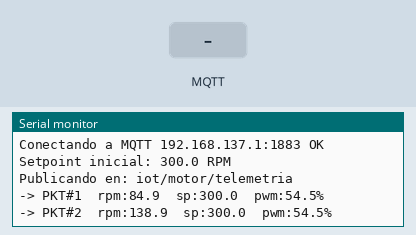
Bench run of a program on a simulated ESP32. Shown: the last lines printed to the serial monitor. Inputs (shaded band) come from the test bench. WiFi joins after 1.5 s; servers stay silent unless stated; random numbers use the default seed unless the program sets one; no MQTT or app messages arrive unless stated.

Above: at 2.7 s.
2.8 s: MQTT message "5" arrives on the first subscribed topic
At 2.99 s:
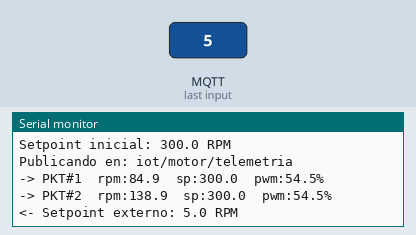
4.3 s: MQTT message "90" arrives on the first subscribed topic
At 5.0 s:
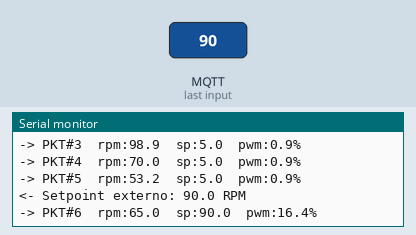
Timing chart, 0 to 7.3 s (numbered marks = the images above; inputs shaded):
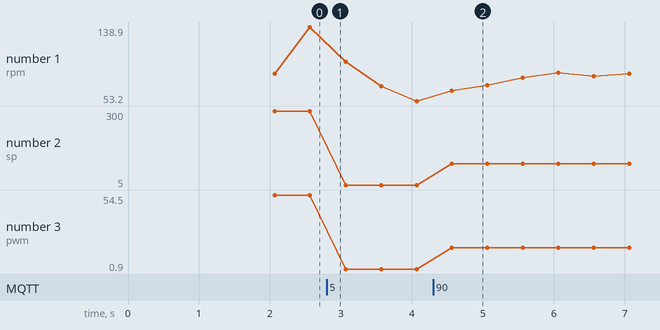

The program:

main.cpp
```cpp
// =============================================================================
// simulador_motor.cpp — Simula datos del motor DC y los publica por MQTT
// Universidad Panamericana · IoT · Semana 2
//
// Este código simula un motor DC con controlador PID para que puedan
// configurar el pipeline completo (MQTT → InfluxDB → Grafana) ANTES
// de conectar el hardware real.
//
// Qué simula:
//   - RPM que responden a un setpoint con dinámica de primer orden (tau = 1.5s)
//   - Ruido de sensor Hall realista
//   - Cambios automáticos de setpoint cada 15 segundos
//   - Publicación por MQTT en formato JSON cada 500ms
//
// ANTES DE FLASHEAR: cambiar WIFI_SSID, WIFI_PASSWORD y MQTT_BROKER
// =============================================================================

#include <Arduino.h>
#include <WiFi.h>
#include <PubSubClient.h>
#include <ArduinoJson.h>

// ── Credenciales WiFi ─────────────────────────────────────────────────────────
const char* WIFI_SSID     = "LaptopEdu";      // <-- CAMBIAR
const char* WIFI_PASSWORD = "G65n72R98a02E05";   // <-- CAMBIAR

// ── Dirección del broker MQTT ─────────────────────────────────────────────────
// IP de la laptop que corre Docker
// Windows: ipconfig | Mac/Linux: ifconfig
const char* MQTT_BROKER = "192.168.137.1";   // <-- CAMBIAR
const int   MQTT_PORT   = 1883;

// ── Topics MQTT ───────────────────────────────────────────────────────────────
const char* TOPIC_TELEMETRIA = "iot/motor/telemetria";
const char* TOPIC_SETPOINT   = "iot/motor/setpoint";
const char* TOPIC_HEARTBEAT  = "iot/sistema/heartbeat";

// ── Parámetros de la simulación ───────────────────────────────────────────────
#define TAU_MOTOR_S      1.5f   // Constante de tiempo (segundos)
#define GANANCIA_MOTOR   5.5f   // RPM por porcentaje de PWM
#define RUIDO_RPM        3.0f   // Ruido del sensor Hall (RPM)
#define INTERVALO_PUB_MS 500    // Publicar cada 500 ms

// ── Secuencia automática de setpoints ────────────────────────────────────────
const float SETPOINTS[]             = {200.0, 400.0, 600.0, 300.0, 500.0, 100.0};
const int   N_SETPOINTS             = sizeof(SETPOINTS) / sizeof(SETPOINTS[0]);
const uint32_t DURACION_SETPOINT_MS = 15000;   // Cambiar cada 15 s

// ── Variables de estado ───────────────────────────────────────────────────────
float    rpmActual   = 0.0f;
float    setpoint    = 300.0f;
float    pwmActual   = 0.0f;
int      idxSetpoint = 0;
uint32_t tUltimoCambio        = 0;
uint32_t tUltimaPublicacion   = 0;
uint32_t tInicio              = 0;
uint32_t contadorPaquetes     = 0;

WiFiClient   wifiClient;
PubSubClient mqttClient(wifiClient);

// ── Ruido gaussiano (Box-Muller simplificado) ─────────────────────────────────
float ruidoGaussiano(float amplitud) {
  float u1 = (float)random(1, 10000) / 10000.0f;
  float u2 = (float)random(1, 10000) / 10000.0f;
  return sqrt(-2.0f * log(u1)) * cos(2.0f * PI * u2) * amplitud;
}

// ── Modelo de motor: primer orden discreto ───────────────────────────────────
// y[k] = alpha*y[k-1] + (1-alpha)*K*u[k]
float simularMotor(float sp_rpm, float dt_s) {
  float pwm   = constrain(sp_rpm / GANANCIA_MOTOR, 0.0f, 100.0f);
  pwmActual   = pwm;
  float alpha = exp(-dt_s / TAU_MOTOR_S);
  float rpm   = alpha * rpmActual + (1.0f - alpha) * GANANCIA_MOTOR * pwm;
  return max(0.0f, rpm + ruidoGaussiano(RUIDO_RPM));
}

// ── Conectar WiFi ─────────────────────────────────────────────────────────────
void conectarWiFi() {
  Serial.printf("Conectando a WiFi '%s'", WIFI_SSID);
  WiFi.begin(WIFI_SSID, WIFI_PASSWORD);
  int n = 0;
  while (WiFi.status() != WL_CONNECTED && n++ < 30) {
    delay(500); Serial.print(".");
  }
  if (WiFi.status() == WL_CONNECTED)
    Serial.printf("\n OK - IP: %s\n", WiFi.localIP().toString().c_str());
  else
    Serial.println("\n ERROR: no se pudo conectar");
}

// ── Callback: recibir setpoint externo ───────────────────────────────────────
void mqttCallback(char* topic, byte* payload, unsigned int len) {
  String msg = "";
  for (unsigned int i = 0; i < len; i++) msg += (char)payload[i];
  if (String(topic) == TOPIC_SETPOINT) {
    float sp = msg.toFloat();
    if (sp > 0 && sp <= 700) {
      setpoint = sp;
      Serial.printf("<- Setpoint externo: %.1f RPM\n", setpoint);
    }
  }
}

// ── Conectar MQTT ─────────────────────────────────────────────────────────────
void conectarMQTT() {
  Serial.printf("Conectando a MQTT %s:%d ", MQTT_BROKER, MQTT_PORT);
  int n = 0;
  while (!mqttClient.connected() && n++ < 10) {
    if (mqttClient.connect("ESP32-Simulador")) {
      Serial.println("OK");
      mqttClient.subscribe(TOPIC_SETPOINT);
    } else {
      Serial.printf("fallo (rc=%d)\n", mqttClient.state());
      delay(2000);
    }
  }
}

// ── Publicar telemetría ───────────────────────────────────────────────────────
void publicarTelemetria() {
  StaticJsonDocument<256> doc;
  doc["rpm"]      = round(rpmActual * 10) / 10.0;
  doc["setpoint"] = setpoint;
  doc["pwm"]      = round(pwmActual * 10) / 10.0;
  doc["error"]    = round((setpoint - rpmActual) * 10) / 10.0;
  doc["nodo"]     = "ESP32-A";
  doc["paquete"]  = ++contadorPaquetes;

  char buf[256];
  serializeJson(doc, buf);

  if (mqttClient.publish(TOPIC_TELEMETRIA, buf))
    Serial.printf("-> PKT#%lu  rpm:%.1f  sp:%.1f  pwm:%.1f%%\n",
                  contadorPaquetes, rpmActual, setpoint, pwmActual);
  else
    Serial.println("ERROR: publish fallido");
}

// =============================================================================
void setup() {
  Serial.begin(115200);
  randomSeed(analogRead(0));
  tInicio = millis();

  Serial.println("\n============================================");
  Serial.println("  SIMULADOR MOTOR DC");
  Serial.println("  Universidad Panamericana - IoT Semana 2");
  Serial.println("============================================\n");

  conectarWiFi();
  mqttClient.setServer(MQTT_BROKER, MQTT_PORT);
  mqttClient.setCallback(mqttCallback);
  mqttClient.setBufferSize(512);
  conectarMQTT();

  tUltimoCambio      = millis();
  tUltimaPublicacion = millis();

  Serial.printf("\nSetpoint inicial: %.1f RPM\n", setpoint);
  Serial.println("Publicando en: iot/motor/telemetria\n");
}

// =============================================================================
void loop() {
  if (!mqttClient.connected()) conectarMQTT();
  mqttClient.loop();

  uint32_t ahora = millis();

  // Cambio automático de setpoint
  if ((ahora - tUltimoCambio) >= DURACION_SETPOINT_MS) {
    idxSetpoint   = (idxSetpoint + 1) % N_SETPOINTS;
    setpoint      = SETPOINTS[idxSetpoint];
    tUltimoCambio = ahora;
    Serial.printf("\n-- Nuevo setpoint: %.1f RPM --\n\n", setpoint);
  }

  // Simular motor y publicar
  if ((ahora - tUltimaPublicacion) >= INTERVALO_PUB_MS) {
    rpmActual          = simularMotor(setpoint, INTERVALO_PUB_MS / 1000.0f);
    publicarTelemetria();
    tUltimaPublicacion = ahora;
  }
}
```

Measured:
- after the input at 2.8 s, the serial monitor: prints a new line at once (image 1)
- after the input at 4.3 s, the serial monitor: prints a new line at once (image 2)
- plotted number 1: 138.9 → 53.2 after the input at 2.8 s, 53.2 → 86.3 after the input at 4.3 s
- plotted number 2: 5 → 90 after the input at 4.3 s
- plotted number 3: 54.5 → 0.9 after the input at 2.8 s, 0.9 → 16.4 after the input at 4.3 s
